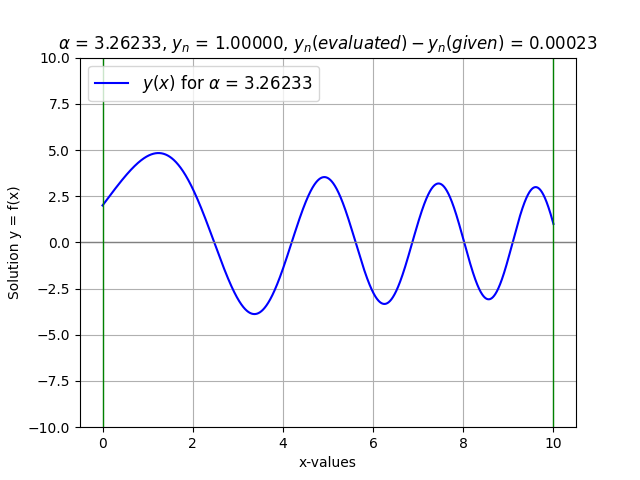

The Python source for this figure:
#Solution of 2nd order ODE (BVP) using numerov-bisection-shooting method
#Solving equation of the form y"+q(x)y=0 ; y'=z,z'+q(x)*y=0 within range a<=x<=b, when y(a)=ya and y(b)=yb are the boundary condition

import matplotlib.pyplot as plt
import numpy as np

def fy(x,y,z):
    return z                            #This is dy/dx
                                        
def k(x):
    return x 

def fz(x,y,z):
    return -k(x)*y                   #This is dz/dx
                                        
x0,y0,xn,yn=0,2,10,1           #Given boundary conditions
n=10000                               #No. of intervals
                                        
def numerov(fy,k,z0): 
    h=(xn-x0)/n
    X=np.linspace(x0,xn,n+1)
    K=k(X)
    Y=np.zeros(len(X))  
    Y[0]=y0
    Y[1]=y0+h*fy(x0,y0,z0)
    for i in range(1,len(X)-1):
        Y[i+1]=(2*(1-(5/12)*h**2*K[i])*Y[i]-(1+(1/12)*h**2*K[i-1])*Y[i-1])/(1+(1/12)*h**2*K[i+1])
    return X,Y,Y[-1]-yn

f='Y'
flag=False
while f=='Y' or f=='y':
	a1,a2=eval(input('Enter the guesses of shooting parameters : '))  
	if numerov(fy,k,a1)[-1]*numerov(fy,k,a2)[-1]<0:
        	flag=True
        	break
	print ('Root do not exist in the given interval')
	f=input('Want to proceed?(Y/N)')

if flag:
    tol=0.001    
    i=0
    while abs(a2-a1)>=tol:
        a=(a1+a2)/2
        i+=1
        X,Y,delta_a=numerov(fy,k,a)
        if numerov(fy,k,a1)[-1]*delta_a<0:
            a2=a
        else:
            a1=a

        plt.cla()
        plt.ylim(-10,10)
        plt.title(r'$\alpha$ = %0.5f, $y_n$ = %0.5f, $y_n(evaluated)-y_n(given)$ = %7.5f' %(a,yn,delta_a))
        plt.plot(X,Y,'b-',label=r'$y(x)$ for $\alpha$ = %0.5f' %a)
        plt.legend(loc='upper left',prop={'size':12})
        plt.xlabel('x-values')
        plt.ylabel('Solution y = f(x)')
        plt.axhline(color='gray',lw=1)
        plt.axvline(color='green',lw=1)
        plt.axvline(x=xn,color='green',lw=1)
        plt.grid()
        plt.pause(1.0)                       #displays the plot

        if delta_a==0:
            break

    print('The value of the shooting parameter is :',a)
    print('The value of the solution at',xn,'is :',Y[-1])		
    plt.savefig('/home/[user]/Documents/GitHub/Computational-Physics-UG/Numerical Methods/Differential Equation (BVP)/Python Files/numerov-bisection-shooting.png')
    plt.show()               #display the final plot after loop ends and save it
